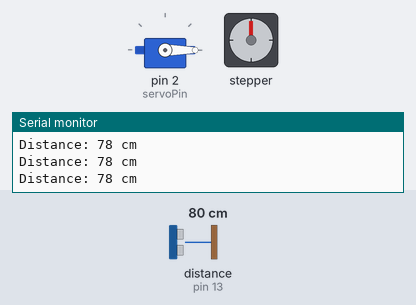
A sketch run on a simulated Arduino Uno, built with avr-gcc and run on an emulated ATmega328P. On the bench: servo, stepper motor, the last lines printed to the serial monitor. Wiring (inferred from the names in the program): ultrasonic range finder: trigger pin 12; echo pin 13. Inputs (shaded band) come from the test bench; at power-on: distance to the obstacle (sensor on pin 13) 80 cm. The echo pulse lasts 58.3 µs per cm; stepper angles assume 2048 steps per turn.

Above: at 1.2 s.
1.3 s: distance to the obstacle (sensor on pin 13) set to 2 cm
4.3 s: distance to the obstacle (sensor on pin 13) set to 10 cm
At 4.84 s:
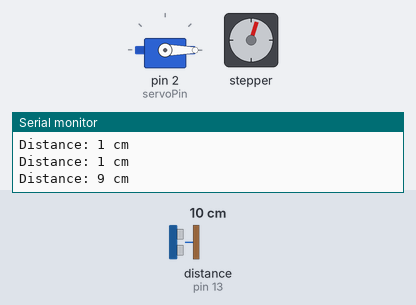
At 6.7 s:
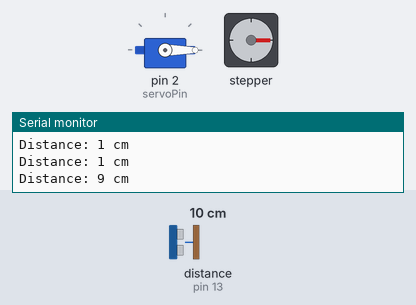
7.3 s: distance to the obstacle (sensor on pin 13) set to 13 cm
Timing chart, 0 to 10.3 s (numbered marks = the images above; inputs shaded):
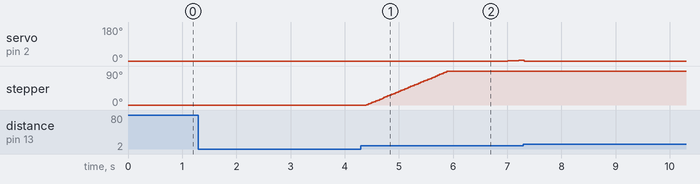

The sketch:

auto_trashcan.ino
```cpp
#include <Servo.h>
#include <Stepper.h>

const int stepsPerRevolution = 2048;

Servo pusherServo;
Stepper lidStepper(stepsPerRevolution, 6, 5, 4, 3);

const int servoPin = 2;
const int trigPin = 12;
const int echoPin = 13;

bool motorsActivated = false;
int servoPosition = 0;
const int maxServoPosition = 90;
unsigned long trashFullStartTime = 0;
const unsigned long trashFullDuration = 3000;
const int detectionRange = 10;

void setup() {
  pusherServo.attach(servoPin);
  lidStepper.setSpeed(10);

  pinMode(trigPin, OUTPUT);
  pinMode(echoPin, INPUT);

  pusherServo.write(0);

  Serial.begin(9600);
}

void loop() {
  int distance = measureDistance();

  Serial.print("Distance: ");
  Serial.print(distance);
  Serial.println(" cm");

  if (distance > 0 && distance <= detectionRange) {
    if (trashFullStartTime == 0) {
      trashFullStartTime = millis();
    }

    if ((millis() - trashFullStartTime >= trashFullDuration) && !motorsActivated) {
      motorsActivated = true;

      lidStepper.step(stepsPerRevolution / 4);
      delay(1000);

      for (servoPosition = 0; servoPosition <= maxServoPosition; servoPosition += 1) {
        pusherServo.write(servoPosition);
        delay(100);

        distance = measureDistance();
        if (distance > detectionRange || distance == 0) {
          stopMotors();
          return;
        }
      }

      pusherServo.write(0);
      delay(1000);

      lidStepper.step(-stepsPerRevolution / 4);
      delay(1000);

      motorsActivated = false;
    }
  } else {
    trashFullStartTime = 0;
    motorsActivated = false;
  }

  delay(100);
}

int measureDistance() {
  digitalWrite(trigPin, LOW);
  delayMicroseconds(2);
  digitalWrite(trigPin, HIGH);
  delayMicroseconds(10);
  digitalWrite(trigPin, LOW);

  long duration = pulseIn(echoPin, HIGH);
  int distance = duration * 0.034 / 2;

  return distance;
}

void stopMotors() {
  pusherServo.write(0);
  motorsActivated = false;
}
```
